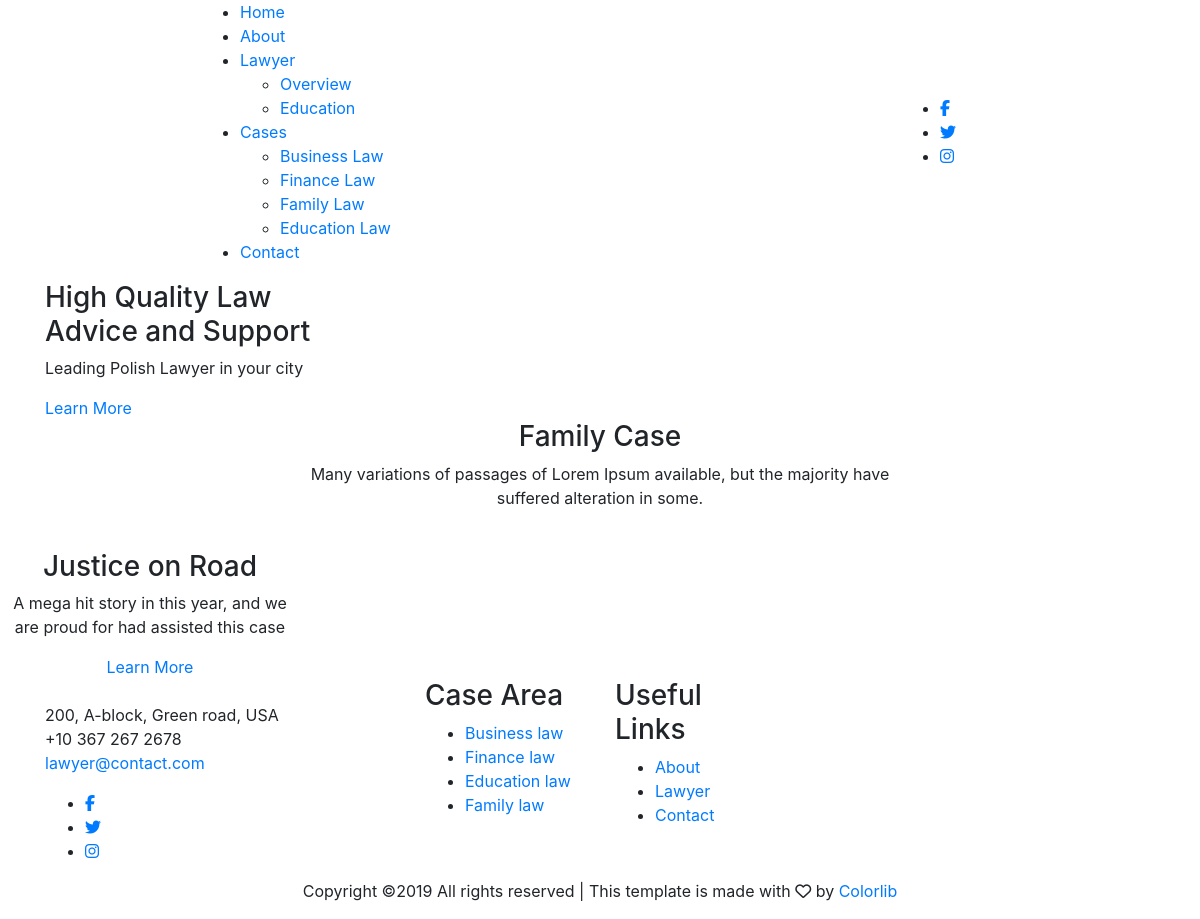
The app's page /index.php/cases/family with its own data.
### tables this page shows
CREATE TABLE Cases (
    id INT(10) UNSIGNED AUTO_INCREMENT PRIMARY KEY,
    field_id INT(10) UNSIGNED,
    lawyer_id INT(10) UNSIGNED,
    title VARCHAR(50) NOT NULL, 
    client_name VARCHAR(70) NOT NULL,
    description TEXT NOT NULL,
    photo TEXT NOT NULL,
    CONSTRAINT cases_lawyer_fk
    FOREIGN KEY (lawyer_id)
    REFERENCES Lawyer(id) ON DELETE CASCADE,
    CONSTRAINT cases_field_fk
    FOREIGN KEY (field_id)
    REFERENCES Field(id) ON DELETE RESTRICT
);

### application/controllers/Cases.php (called while the page is built, shortened)
<?php
class Cases extends CI_Controller {
	public function __construct() {
		$this->load->model('MCases');
	}
	public function family()
	{
		$data['cases'] = $this->MCases->getFamilyCase();
		$this->load->view('case_family', $data);
	}
}

### index.php (called while the page is built, shortened)
<?php
require_once BASEPATH.'core/CodeIgniter.php';

### application/models/MCases.php (called while the page is built, shortened)
<?php
class MCases extends CI_Model {
    public function getFamilyCase() {
        $this->db->select('Cases.*, Field.name as fieldName');
        $this->db->from('Cases');
        $this->db->join('Field', 'Field.id = Cases.field_id');
        $this->db->where('Field.name', 'Family Law');
        $query = $this->db->get();
        return $query->result();
    }
}
?>

### application/views/case_family.php (the view, shortened to what this page needs)
<?php include "template/header.php"; ?>
    <div class="slider_area ">
        <div class="slider_area_inner slider_bg_1 d-flex align-items-center">
            <div class="container">
                <div class="row">
                    <div class="col-xl-7">
                        <div class="single_slider">
                            <div class="slider_text">
                                <h3>High Quality Law <br>
                                    Advice and Support</h3>
                                <p>Leading Polish Lawyer in your city</p>
                                <a href="<?php echo base_url(); ?>about" class="boxed-btn4 ">Learn More</a>
                            </div>
                        </div>
                    </div>
                </div>
            </div>
        </div>
    </div>
    <div class="practice_area">
        <div class="container-fluid p-0">
            <div class="row">
                <div class="col-xl-12">
                    <div class="section_title text-center mb-60">
                        <h3>Family Case</h3>
                        <p>Many variations of passages of Lorem Ipsum available, but the majority have <br> suffered alteration in some.</p>
                    </div>
                </div>
            </div>
            <div class="row no-gutters">
                <?php foreach ($cases as $case): ?>
                <div class="col-xl-3 col-md-6">
                    <div class="single_practice">
                        <div class="practice_image">
                        </div>
                        <div class="practice_hover text-center">
                            <div class="hover_inner">
                                <h3><?php echo $case->title; ?></h3>
                                <p><?php echo $case->description; ?></p>
                                <a href="#" class="lern_more">Learn More</a>
                            </div>
                        </div>
                    </div>
                </div>
                <?php endforeach ?>
            </div>
        </div>
    </div>
<?php include "template/footer.php"; ?>

### records on screen
cases: title "Justice on Road", description "A mega hit story in this year, and we are proud for had assisted this case"
